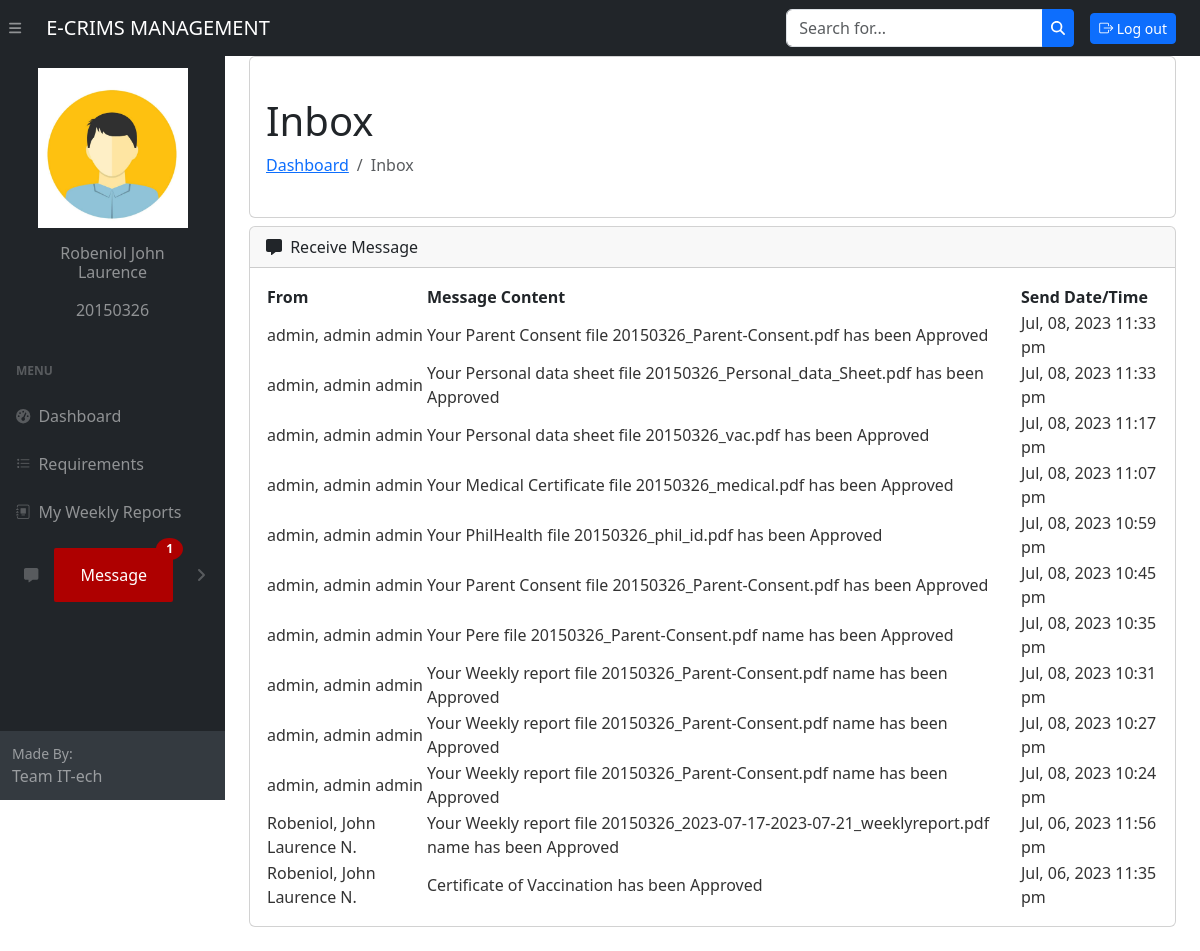
/student/inbox.php (signed in), run on the app's committed database.
### tables this page shows
CREATE TABLE `user_profile` (
  `id` int(11) NOT NULL,
  `std_id` int(10) NOT NULL,
  `profile` varchar(250) NOT NULL,
  `date_time` datetime NOT NULL DEFAULT current_timestamp()
);

CREATE TABLE `student_enroll` (
  `id` int(10) NOT NULL,
  `last_name` varchar(50) NOT NULL,
  `first_name` varchar(50) NOT NULL,
  `middle_name` varchar(50) NOT NULL,
  `suffix_name` varchar(10) NOT NULL,
  `email` varchar(250) NOT NULL,
  `password` varchar(50) NOT NULL,
  `status` varchar(11) NOT NULL,
  `time_date` datetime NOT NULL DEFAULT current_timestamp()
);

CREATE TABLE `message_db` (
  `message_id` int(20) NOT NULL,
  `user_id` int(20) NOT NULL,
  `send_to_id` int(20) NOT NULL,
  `message_content` varchar(255) NOT NULL,
  `is_read` int(10) NOT NULL,
  `message_time_date` datetime NOT NULL DEFAULT current_timestamp()
);

CREATE TABLE `admin_db` (
  `admin_id` int(11) NOT NULL,
  `admin_fname` varchar(250) NOT NULL,
  `admin_lname` varchar(250) NOT NULL,
  `admin_mname` varchar(250) NOT NULL,
  `admin_sname` varchar(20) NOT NULL,
  `admin_position` varchar(255) NOT NULL,
  `admin_email` varchar(255) NOT NULL,
  `admin_password` varchar(255) NOT NULL,
  `status` int(11) NOT NULL,
  `time_date` datetime NOT NULL DEFAULT current_timestamp()
);

### student/inbox.php (the view, shortened to what this page needs)
<?php
include('../database/db_connect.php');
?>
<!DOCTYPE html>
<html lang="en">
<head>
    <?php include 'head.php' ?>
</head>
<body class="sb-nav-fixed">
    <?php include 'header.php' ?>
    <div id="layoutSidenav">
        <?php include 'nav.php' ?>
        <div id="layoutSidenav_content">
            <main>
                <div class="container-fluid px-4">
                    <div class="card bg-white mb-2">
                        <div class="card-body">
                            <div class="align-self-center">
                                <h1 class="mt-4">Inbox</h1>
                                <ol class="breadcrumb mb-4">
                                    <li class="breadcrumb-item"><a href="index.php">Dashboard</a></li>
                                    <li class="breadcrumb-item active">Inbox</li>
                                </ol>
                            </div>
                        </div>
                    </div>
                    <div class="card mb-4">
                        <div class="card-header">
                            <i class="fas fa-message me-1"></i>
                            Receive Message
                        </div>
                        <div class="card-body">
                            <div class="table-responsive">
                                <table id="datatablesSimple">
                                    <thead>
                                        <tr>
                                            <th class="cell">From</th>
                                            <th class="cell">Message Content</th>
                                            <th class="cell">Send Date/Time</th>
                                        </tr>
                                    </thead>
                                    <tbody>
                                        <?php
                                        $user = $_SESSION["user"];
                                        $sql1 = "SELECT * from message_db JOIN admin_db on message_db.user_id=admin_db.admin_id  where message_db.send_to_id=$user ORDER BY message_time_date DESC";
                                        $result1 = $mysqli->query($sql1);
                                        while ($row1 = $result1->fetch_assoc()) {
                                            $rowClass = ($row1['is_read'] == 0) ? 'highlighted' : 'light';
                                            echo "<tr class='$rowClass'>
                                                <td class='$rowClass'><a href='#' class='message-row $rowClass' data-bs-toggle='modal' data-bs-target='#messageModal' data-message-content='".htmlspecialchars($row1['message_content'])."' data-message-id='".$row1['message_id']."' data-user-id='".$row1['send_to_id']. "' onclick='markMessageAsRead()'>" .$row1['admin_lname'].', '.$row1['admin_fname'].' '.$row1['admin_mname'].' '.$row1['admin_sname']."</a></td>
                                                <td class='message-content $rowClass'><a class='$rowClass'>".$row1['message_content']."<a></td>
                                                <td class='$rowClass'><a class='$rowClass'>".date("M, d, Y g:i a", strtotime($row1['message_time_date']))."</a></td>
                                            </tr>";
                                        }
                                        $sql = "SELECT * from message_db JOIN student_enroll on message_db.user_id=student_enroll.id  where message_db.send_to_id=$user ORDER BY message_time_date DESC";
                                        $result = $mysqli->query($sql);
                                        while ($row = $result->fetch_assoc()) {
                                            $rowClass = ($row['is_read'] == 0) ? 'highlighted' : 'light';
                                            echo "<tr class='$rowClass'>
                                                <td class='$rowClass'><a href='#' class='message-row $rowClass' data-bs-toggle='modal' data-bs-target='#messageModal' data-message-content='".htmlspecialchars($row['message_content'])."' data-message-id='".$row['message_id']."' data-user-id='".$row['send_to_id']."'>".$row['last_name'].', '.$row['first_name'].' '.$row['middle_name'].' '.$row['suffix_name']."</a></td>
                                                <td class='message-content $rowClass'><a class='$rowClass'>".$row['message_content']."</a></td>
                                                <td class='$rowClass'><a class='$rowClass'>".date("M, d, Y g:i a", strtotime($row['message_time_date']))."</a></td>
                                            </tr>";
                                        }
                                        ?>
                                    </tbody>
                                </table>
                            </div>
                        </div>
                    </div>
                </div>
            </main>
        </div>
    </div>
    <?php include 'script.php' ?>
</body>
</html>

### student/nav.php (shortened to what this page needs)
<?php
include '../database/db_connect.php';
$user = $_SESSION["user"];
$pdssql = "SELECT * from personal_sheet_db where std_id=$user";
$pds =  count($mysqli->query($pdssql)->fetch_all(MYSQLI_ASSOC));
$pcsql = "SELECT * from parent_con_db where std_id=$user";
$pc =  count($mysqli->query($pcsql)->fetch_all(MYSQLI_ASSOC));
$pisql = "SELECT * from philhealth_id_db where std_id=$user";
$pi =  count($mysqli->query($pisql)->fetch_all(MYSQLI_ASSOC));
$visql = "SELECT * from cer_vac_db where std_id=$user";
$vi =  count($mysqli->query($visql)->fetch_all(MYSQLI_ASSOC));
$ptsql = "SELECT * from pregnancy_db where std_id=$user";
$pt = count($mysqli->query($ptsql)->fetch_all(MYSQLI_ASSOC));
$totalRequirements = $pds + $pc + $pi + $vi + $pt;
$overAllRequirementCount = 5;
$pendingReq = $overAllRequirementCount - $totalRequirements;
$totalRequirementsBadge = $pendingReq > 0 ? "<span class='custom-badge custom-badge-danger'>$pendingReq</span>" : '';
?>
<!DOCTYPE html>
<html lang="en">
<head>
</head>
<body>
    <div id="layoutSidenav_nav">
        <nav class="sb-sidenav accordion sb-sidenav-dark" id="sidenavAccordion">
            <div class="sb-sidenav-menu">
                <div class="nav">
                    <?php
                    include '../database/db_connect.php';
                    $user = $_SESSION["user"];
                    $sql20 = "SELECT * from user_profile join student_enroll on user_profile.std_id=student_enroll.id Where user_profile.std_id=$user";
                    if ($result20 = $mysqli->query($sql20))
                        while ($row20 = $result20->fetch_assoc()) {
                    ?>
                        <a class="nav-link" href="profile.php">
                            <div class="container-sm">
                                <img src="<?php echo $row20['profile'] ?>" class="card-rounded mx-auto d-block" style="width: 150px; height: 160px;" alt="...">
                                <div class="card-body text-center">
                                    <h6 class="my-3"><?php echo $row20['last_name'] . " " . $row20['first_name'] ?></h6>
                                    <p class="card-text"><?php echo $row20['id'] ?></p>
                                </div>
                            </div>
                        </a>
                    <?php
                        }
                    ?>
                    <div class="sb-sidenav-menu-heading">MENU</div>
                    <a class="nav-link" href="index.php">
                        <div class="sb-nav-link-icon"><i class="fas fa-tachometer-alt"></i></div>
                        Dashboard
                    </a>
                    <a class="nav-link" href="requirements.php">
                        <div class="sb-nav-link-icon"><i class="bi bi-list-task"></i></div>
                        Requirements <?= $totalRequirementsBadge ?>
                    </a>
                    <a class="nav-link" href="week_accom.php">
                        <div class="sb-nav-link-icon"><i class="bi bi-journal-album"></i></i></div>
                        My Weekly Reports
                    </a>
                    <a class="nav-link collapsed" href="#" data-bs-toggle="collapse" data-bs-target="#collapseLayouts3" aria-expanded="false" aria-controls="collapseLayouts" onclick="toggleCollapse()">
                        <div class="sb-nav-link-icon btn-sm"><i class="fas fa-message"></i></div>
                        <?php
                        include '../database/db_connect.php';
                        $user = $_SESSION["user"];
                        $sql = "SELECT *, COUNT(*) AS unread_count FROM message_db WHERE send_to_id = $user AND is_read = '0'";
                        $result = $mysqli->query($sql);
                        $row = $result->fetch_assoc();
                        $unread_count = $row["unread_count"];
                        $message_id = $row["message_id"];
                        ?>
                        <div class="messageContainer" data-message-id="<?php echo $message_id; ?>">
                            <span class="badge" id="notificationCount"><?php echo $unread_count; ?></span>
                            Message
                        </div>
                        <div class="sb-sidenav-collapse-arrow"><i class="fas fa-angle-down"></i></div>
                    </a>
                </div>
            </div>
            <div class="sb-sidenav-footer">
                <div class="small">Made By:</div>
                Team IT-ech
            </div>
        </nav>
    </div>
</body>
</html>

### css/all.css (style rules this page uses)
.fa-angle-down:before { content: "\f107"; }

### student/inbox.php (style rules this page uses)
tr.light, td.light, a.light { color:#333; text-decoration: none; font-weight: 400; }

### data on the page
user_profile: profile (picture), student_enroll.last_name "Robeniol", student_enroll.first_name "John Laurence", student_enroll.id "20150326"
message_db: admin_db.admin_lname "admin", admin_db.admin_fname "admin", admin_db.admin_mname "admin", message_content "Your Parent Consent file 20150326_Parent-Consent.pdf has been Approved", message_time_date "Jul, 08, 2023 11:33 pm"
message_db: admin_db.admin_lname "admin", admin_db.admin_fname "admin", admin_db.admin_mname "admin", message_content "Your Personal data sheet file 20150326_Personal_data_Sheet.pdf has been Approved", message_time_date "Jul, 08, 2023 11:33 pm"
message_db: admin_db.admin_lname "admin", admin_db.admin_fname "admin", admin_db.admin_mname "admin", message_content "Your Personal data sheet file 20150326_vac.pdf has been Approved", message_time_date "Jul, 08, 2023 11:17 pm"
message_db: admin_db.admin_lname "admin", admin_db.admin_fname "admin", admin_db.admin_mname "admin", message_content "Your Medical Certificate file 20150326_medical.pdf has been Approved", message_time_date "Jul, 08, 2023 11:07 pm"
message_db: admin_db.admin_lname "admin", admin_db.admin_fname "admin", admin_db.admin_mname "admin", message_content "Your PhilHealth file 20150326_phil_id.pdf has been Approved", message_time_date "Jul, 08, 2023 10:59 pm"
message_db: admin_db.admin_lname "admin", admin_db.admin_fname "admin", admin_db.admin_mname "admin", message_content "Your Parent Consent file 20150326_Parent-Consent.pdf has been Approved", message_time_date "Jul, 08, 2023 10:45 pm"
message_db: admin_db.admin_lname "admin", admin_db.admin_fname "admin", admin_db.admin_mname "admin", message_content "Your Pere file 20150326_Parent-Consent.pdf name has been Approved", message_time_date "Jul, 08, 2023 10:35 pm"
message_db: admin_db.admin_lname "admin", admin_db.admin_fname "admin", admin_db.admin_mname "admin", message_content "Your Weekly report file 20150326_Parent-Consent.pdf name has been Approved", message_time_date "Jul, 08, 2023 10:31 pm"
message_db: admin_db.admin_lname "admin", admin_db.admin_fname "admin", admin_db.admin_mname "admin", message_content "Your Weekly report file 20150326_Parent-Consent.pdf name has been Approved", message_time_date "Jul, 08, 2023 10:27 pm"
message_db: admin_db.admin_lname "admin", admin_db.admin_fname "admin", admin_db.admin_mname "admin", message_content "Your Weekly report file 20150326_Parent-Consent.pdf name has been Approved", message_time_date "Jul, 08, 2023 10:24 pm"
message_db: student_enroll.last_name "Robeniol", student_enroll.first_name "John Laurence", student_enroll.middle_name "N.", message_content "Your Weekly report file 20150326_2023-07-17-2023-07-21_weeklyreport.pdf name has been Approved", message_time_date "Jul, 06, 2023 11:56 pm"
message_db: student_enroll.last_name "Robeniol", student_enroll.first_name "John Laurence", student_enroll.middle_name "N.", message_content "Certificate of Vaccination has been Approved", message_time_date "Jul, 06, 2023 11:35 pm"

### other printed values
$unread_count "1"
